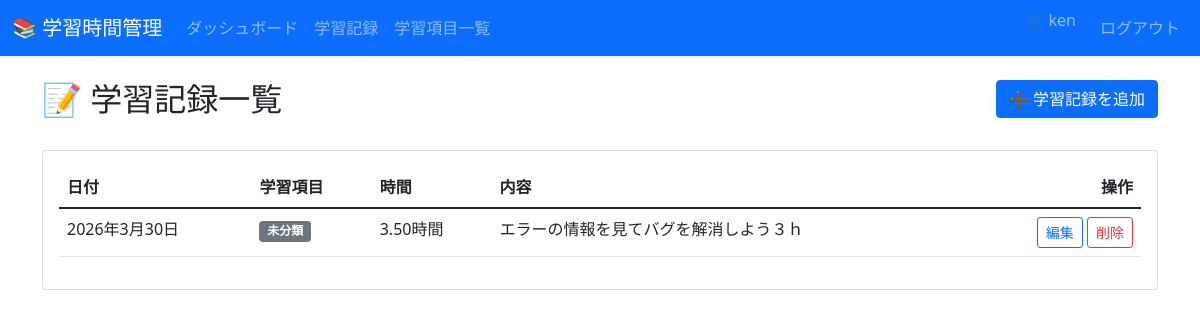
The page /records/ (signed in) on the database its author committed.
### records/models.py (models this page shows, shortened)
class StudyRecord(models.Model):
    user = models.ForeignKey(
        User,
        on_delete=models.CASCADE,
        related_name='study_records',
        verbose_name='ユーザー'
    )
    certification = models.ForeignKey(
        Certification,
        on_delete=models.CASCADE,
        related_name='study_records',
        verbose_name='学習項目',
        null=True,
        blank=True
    )
    date = models.DateField(verbose_name='学習日')
    hours = models.DecimalField(
        max_digits=4,
        decimal_places=2,
        verbose_name='学習時間'
    )
    description = models.TextField(
        blank=True,
        verbose_name='学習内容'
    )
    created_at = models.DateTimeField(auto_now_add=True)
    class Meta:
        verbose_name = '学習記録'
        verbose_name_plural = '学習記録'
        ordering = ['-date']

### records/views.py (the view)
# urls.py: path('records/', views.record_list, name='record_list'),
@login_required
def record_list(request):
    records = StudyRecord.objects.filter(user=request.user)
    return render(request, 'records/record_list.html', {'records': records})

### records/templates/records/record_list.html (shortened to what this page needs)
{% extends 'records/base.html' %}
{% block content %}
<div class="row mb-4">
    <div class="col">
        <h2>📝 学習記録一覧</h2>
    </div>
    <div class="col-auto">
        <a href="{% url 'records:record_create' %}" class="btn btn-primary">➕ 学習記録を追加</a>
    </div>
</div>
{% if records %}
<div class="card">
    <div class="card-body">
        <div class="table-responsive">
            <table class="table table-hover">
                <thead>
                    <tr>
                        <th>日付</th>
                        <th>学習項目</th>
                        <th>時間</th>
                        <th>内容</th>
                        <th class="text-end">操作</th>
                    </tr>
                </thead>
                <tbody>
                    {% for record in records %}
                    <tr>
                        <td>{{ record.date }}</td>
                        <td>
                            {% if record.certification %}
                                <span class="badge bg-info">{{ record.certification.name }}</span>
                            {% else %}
                                <span class="badge bg-secondary">未分類</span>
                            {% endif %}
                        </td>
                        <td>{{ record.hours }}時間</td>
                        <td>{{ record.description|truncatewords:15 }}</td>
                        <td class="text-end">
                            <a href="{% url 'records:record_update' record.pk %}" class="btn btn-sm btn-outline-primary">編集</a>
                            <a href="{% url 'records:record_delete' record.pk %}" class="btn btn-sm btn-outline-danger">削除</a>
                        </td>
                    </tr>
                    {% endfor %}
                </tbody>
            </table>
        </div>
    </div>
</div>
{% else %}
<div class="alert alert-info">
    まだ学習記録がありません。<br>
    「学習記録を追加」ボタンから記録を始めましょう！
</div>
{% endif %}
{% endblock %}

### records/templates/records/base.html (shortened to what this page needs)
<!DOCTYPE html>
<html lang="ja">
<head>
    <link href="https://cdn.jsdelivr.net/npm/bootstrap@5.1.3/dist/css/bootstrap.min.css" rel="stylesheet">
</head>
<body>
    <nav class="navbar navbar-expand-lg navbar-dark bg-primary">
        <div class="container-fluid">
            <a class="navbar-brand" href="{% url 'records:dashboard' %}">📚 学習時間管理</a>
            <div class="collapse navbar-collapse" id="navbarNav">
                <ul class="navbar-nav me-auto">
                    <li class="nav-item">
                        <a class="nav-link" href="{% url 'records:dashboard' %}">ダッシュボード</a>
                    </li>
                    <li class="nav-item">
                        <a class="nav-link" href="{% url 'records:record_list' %}">学習記録</a>
                    </li>
                    <li class="nav-item">
                        <a class="nav-link" href="{% url 'records:certification_list' %}">学習項目一覧</a>
                    </li>
                </ul>
                <ul class="navbar-nav">
                    <li class="nav-item">
                        <span class="navbar-text me-3">
                            👤 {{ user.username }}
                        </span>
                    </li>
                    <li class="nav-item">
                        <form method="post" action="{% url 'records:logout' %}" class="d-inline">
                            <button type="submit" class="btn btn-link nav-link" style="border: none; background: none; cursor: pointer;">
                                ログアウト
                            </button>
                        </form>
                    </li>
                </ul>
            </div>
        </div>
    </nav>
    <div class="container mt-4">
        {% block content %}
        {% endblock %}
    </div>
</body>
</html>

### rows shown on the page
StudyRecord: date "2026年3月30日", shows "未分類", hours "3.50", description "エラーの情報を見てバグを解消しよう３ｈ"

### other values the page prints
{{ user.username }} "ken"
